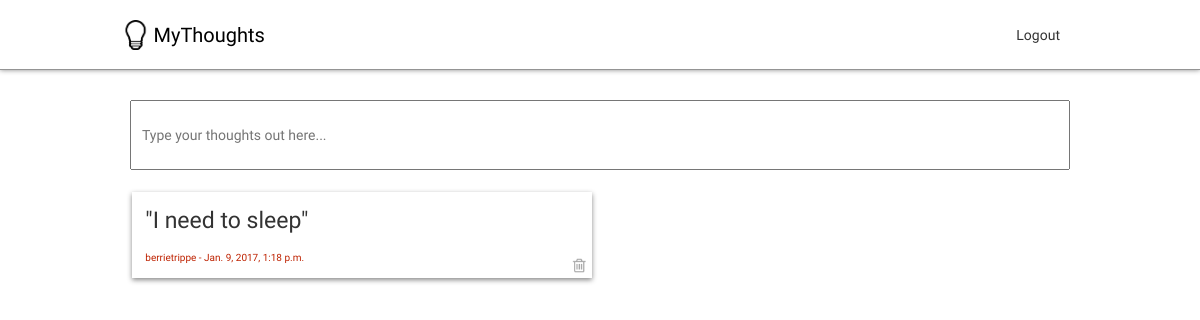
/home/ (signed in), run on an earlier commit of the app's database.
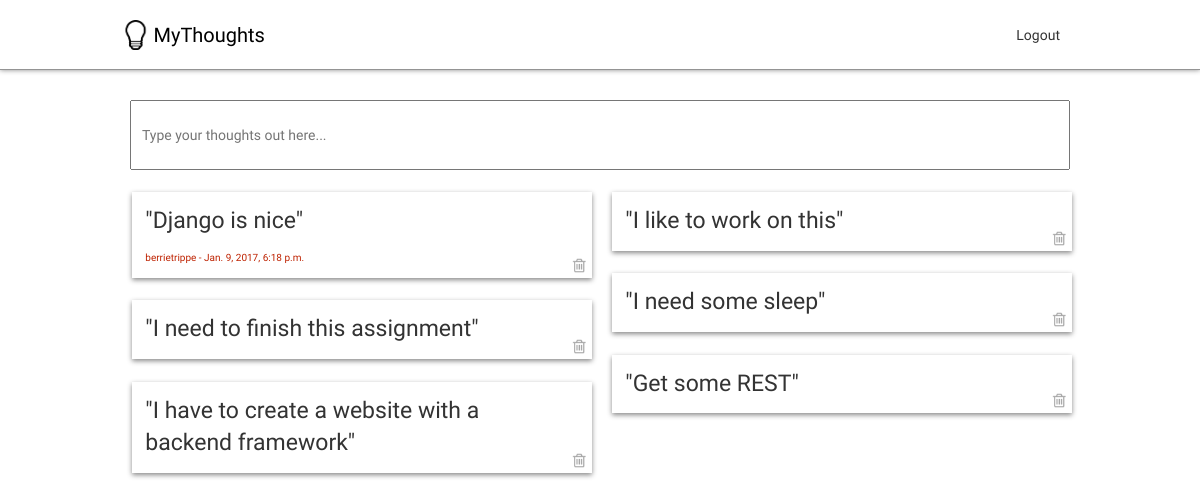
And on a later commit of the database.
### list/models.py (models this page shows, shortened)
class Quote(models.Model):
    author = models.ForeignKey('auth.User')
    text = models.TextField()
    added_date = models.DateTimeField(default=timezone.now)

### list/views.py (the view)
# urls.py: url(r'^home/$', views.quote_list, name='quote_list'),
def quote_list(request):
    if request.user.is_authenticated():
        if request.method == "POST":
            form = addThoughtForm(request.POST)
            if form.is_valid():
                b = Quote(author=request.user, text=request.POST.get("text", ""))
                b.save()
            return HttpResponseRedirect("#")
        else:
            quotes = Quote.objects.filter(
            added_date__lte=timezone.now()).order_by('-added_date')
            return render(request, 'list/quote_list.html', {'quotes': quotes})
    else:
        return HttpResponseRedirect("/login")

### list/templates/list/quote_list.html (shortened to what this page needs)
{% extends 'list/base.html' %}
{% load staticfiles %}
{% block content %}
<div id="add_thoughts" class="">
  <form method="post" action="">
    <input id="quote_text" type="text" name="text" placeholder="Type your thoughts out here...">
</form>
</div>
<div id="thoughts">
  {% for quote in quotes %}
      <div class="thought">
        "{{ quote.text }}"
        <h6>{{ quote.author }} - {{quote.added_date}}</h6>
        <a href="{% url 'quote_delete' pk=quote.pk %}"><img class="trash" src="{% static '/img/trash.png' %}"  alt=""></a>
      </div>
  {% endfor %}
</div>
{% endblock content %}

### list/templates/list/base.html (shortened to what this page needs)
{% load staticfiles %}
<html>
<head>
  <link rel="stylesheet" href="//maxcdn.bootstrapcdn.com/bootstrap/3.2.0/css/bootstrap.min.css">
  <link rel="stylesheet" href="//maxcdn.bootstrapcdn.com/bootstrap/3.2.0/css/bootstrap-theme.min.css">
  <link rel="stylesheet" href="{% static 'css/main.css' %}">
</head>
<body>
  <div id="menu" class="full_width">
    <div class="menu-container">
      <a href=""><img id="logo" src="{% static '/img/logo.png' %}" alt=""></a>
      <a href=""><h1>MyThoughts</h1></a>
      <a href="/logout"><div id="logout">Logout</div></a>
    </div>
  </div>
  <div id="content">
    <div class="container">
      {% block content %}
      {% endblock %}
    </div>
  </div>
</body>
</html>

### list/static/css/main.css (style rules this page uses)
html, body { text-align: center; width:100%; height:100%; font-family: 'Work Sans', sans-serif; margin:0px; }
a { color:inherit; text-decoration: none; }
h1 { font-size:75px; }
.container { width:100%; height:100%; }
.full_width { width:100%; }
.container { box-sizing:border-box; padding:20px; width:100%; height:100%; max-width:1000px; }
#menu { text-align: left; box-sizing:border-box; height:70px; background-color: #ffffff; border-bottom:0.5px solid #949494; line-height: 70px; box-shadow: 0px 0px 5px #888888; }
.menu-container { line-height: 70px; overflow: hidden; box-sizing:border-box; width:100%; height:100%; max-width:1000px; margin:0px auto; padding:0px 20px; }
#menu #logo { width:30px; display: inline-block; line-height: 70px; margin-bottom:7.5px }
#menu h1 { display: inline-block; line-height: 70px; margin:0px; font-size:20px; font-weight: 400; color:#000000; }
#logout { float:right; display: inline-block; padding-right:20px; }
.thought { box-sizing:border-box; font-weight:200; font-size:23px; text-align: left; vertical-align: top; box-shadow: 0px 2px 5px #888888; padding:13px; cursor:pointer; transition: 0.2s; -moz-transition: 0.2s; -webkit-transition: 0.2s; -o-transition: 0.2s; }
.thought h6 { color:rgb(190, 34, 0); display: none; position:absolute; left:13px; bottom:5px; font-size:10px; font-weight:100; }
.thought.extend h6 { display:block; }
.thought.extend { padding-bottom:40px; }
#thoughts .thought { width: 100% !important; height: auto !important; }
#thoughts { padding:10px; -webkit-column-count: 3; -webkit-column-gap: 20px; -moz-column-count: 3; -moz-column-gap: 20px; column-count: 3; column-gap: 20px; }
@media (max-width: 1500px) { #thoughts { -moz-column-count: 3; -webkit-column-count: 3; column-count: 3; } }
@media (max-width: 1200px) { #thoughts { -moz-column-count: 2; -webkit-column-count: 2 ; column-count: 2; } }
.thought { display: none; position: relative; margin: 0px; display: inline-block; width: 23.00%; margin: 0.5%; padding-right:30px; margin-bottom:20px }
.thought .trash { opacity: 0; width:15px; position: absolute; bottom:5px; right:5px; transition: 0.2s; -moz-transition: 0.2s; -webkit-transition: 0.2s; -o-transition: 0.2s; }
#add_thoughts { box-sizing:border-box; padding:10px; width:100%; height:90px; }
#add_thoughts form { line-height:normal; box-sizing:border-box; width:100%; height:100%; }
#add_thoughts form input { display: inline-block; }
#add_thoughts form input#quote_text { box-sizing: border-box; padding:10px; vertical-align: top; width: 100%; height:100%; }
@media only screen and (max-width: 1200px) { .thought .trash { opacity:0.7; } }

What changed in the data, as far as the page shows it:
removed Quote: text "I need to sleep", author "berrietrippe", added_date "Jan. 9, 2017, 1:18 p.m."
added Quote: text "Django is nice", author "berrietrippe", added_date "Jan. 9, 2017, 6:18 p.m."
added Quote: text "I need to finish this assignment"
added Quote: text "I have to create a website with a backend framework"
added Quote: text "I like to work on this"
added Quote: text "I need some sleep"
added Quote: text "Get some REST"
